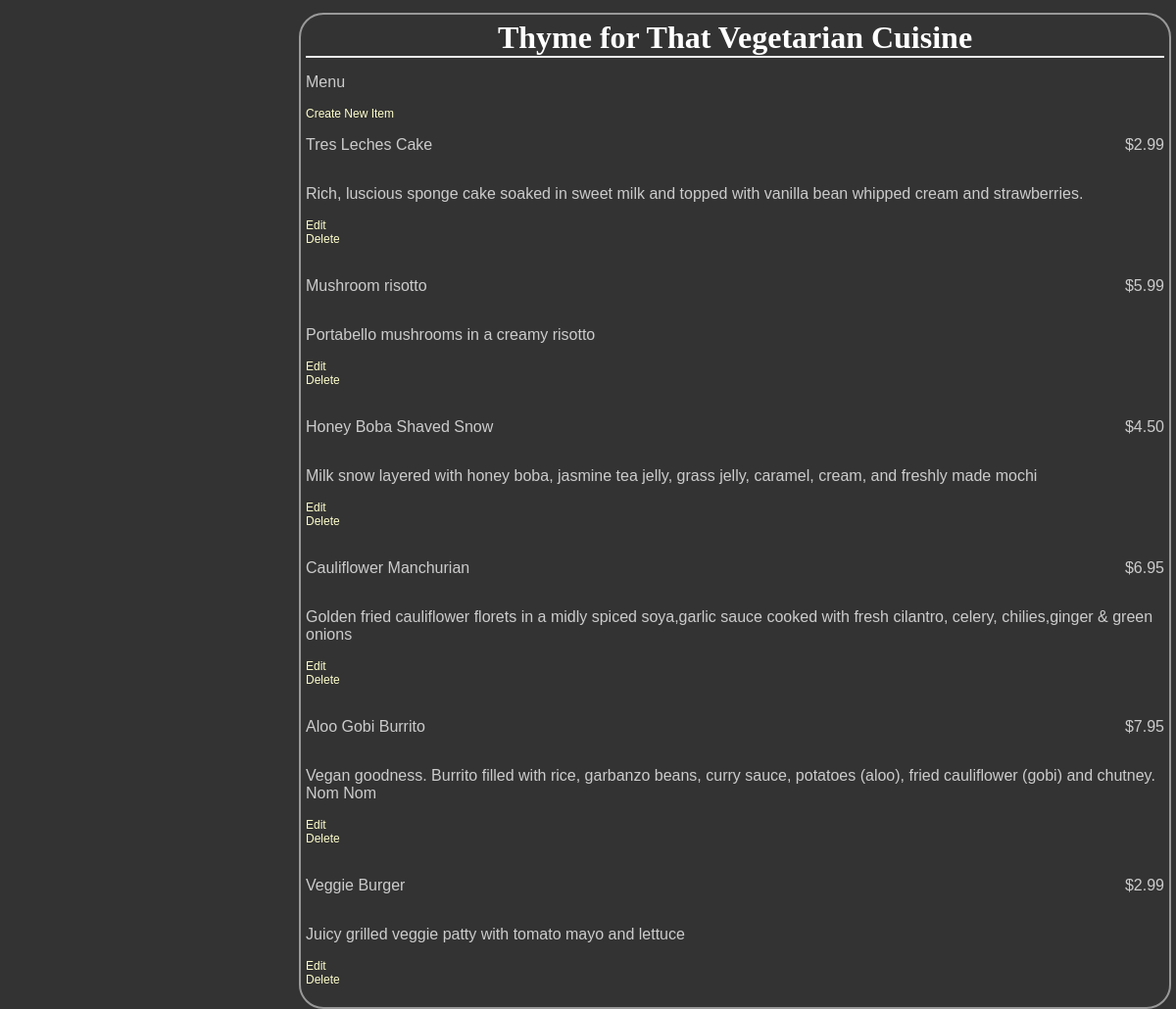
The app's page /restaurants/8/, older data.
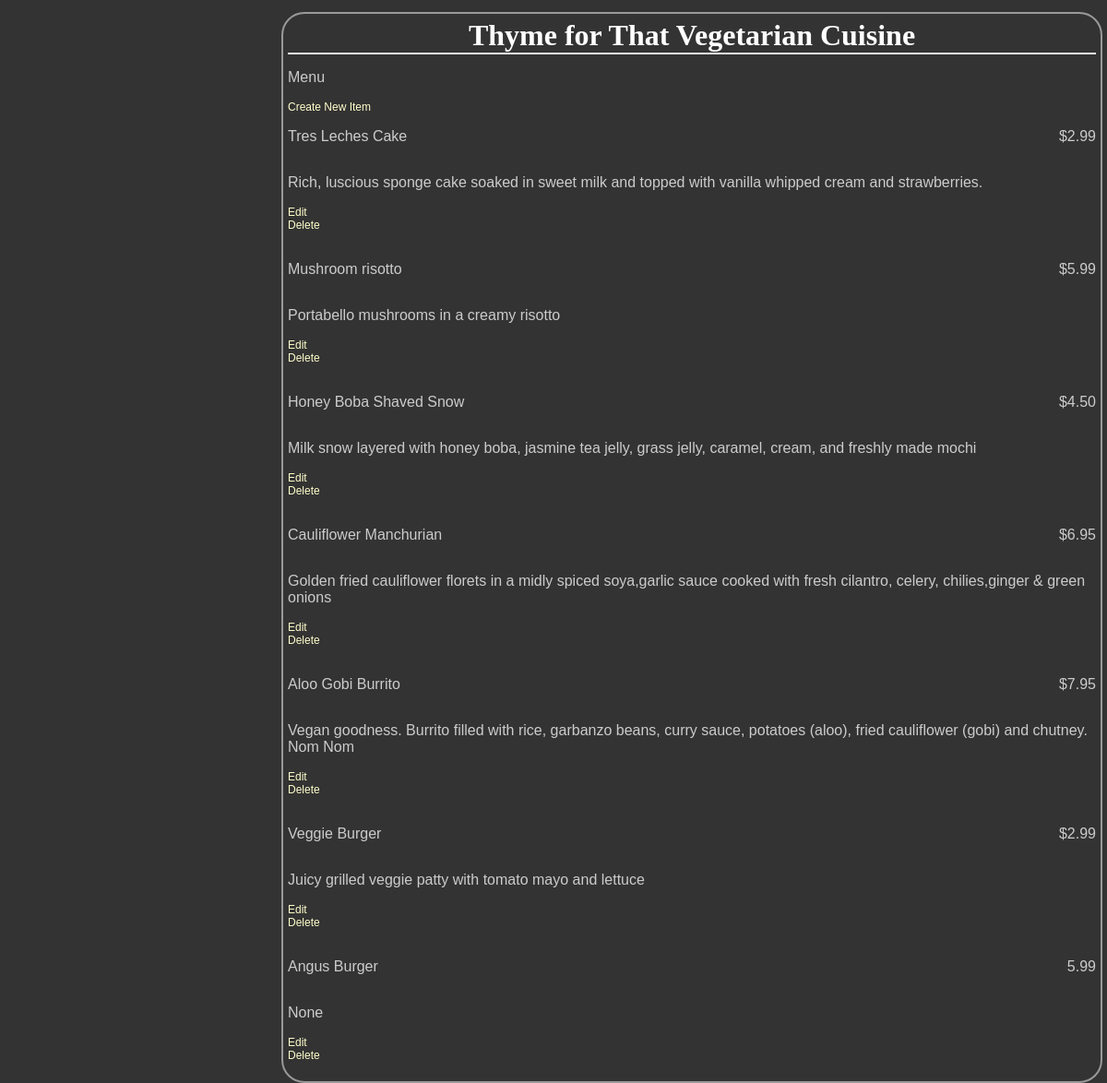
The same page, newer data.
### db_setup.py (models this page shows, shortened)
class Restaurant(Base):
    __tablename__ = 'restaurant'
    rid = Column(Integer, primary_key=True)
    name = Column(String(250), nullable=False)

class MenuItem(Base):
    __tablename__ = 'menu_item'
    name = Column(String(80), nullable=False)
    mid = Column(Integer, primary_key=True)
    description = Column(String(250))
    price = Column(String(8))
    course = Column(String(250))
    restaurant_id = Column(Integer, ForeignKey('restaurant.rid'))
    restaurant = relationship(Restaurant)

### project.py (the view)
@app.route('/restaurants/<int:restaurant_id>/')
def restaurantMenu(restaurant_id):
    restaurant = session.query(Restaurant).filter_by(rid = restaurant_id).one()
    items = session.query(MenuItem).filter_by(restaurant_id = restaurant.rid)
    return render_template('menu.html', restaurant = restaurant, items = items)

### templates/menu.html (shortened to what this page needs)
<html>
<head>
	<link rel=stylesheet type=text/css href="{{ url_for('static', filename='styles.css') }}">
	</head>
<body>
<div class = 'pane'>
		<div class = 'header'>
		<h1>{{ restaurant.name }}</h1>
	</div>
<p>Menu</p>
<a href='{{url_for('newMenuItem', restaurant_id = restaurant.rid) }}'>Create New Item</a>
{% for i in items %}
<div>
    <div class = 'nameAndPrice'>
		<span class = 'name'><p>{{i.name}}</p></span>
		<span class = 'price'>
		<p>{{i.price}} </p>
	</span>
	</div>
	<div class = 'description'>
		<p>{{i.description}}</p>
	</div>
	<div class = "editdeletepane">
	<a href='{{url_for('editMenuItem', restaurant_id = restaurant.rid, menu_id = i.mid) }}'>Edit</a>
	<a href = '{{url_for('deleteMenuItem', restaurant_id = restaurant.rid, menu_id = i.mid ) }}'>Delete</a>
	</div>
{% endfor %}
</div>
</div>
</body>
</html>

### static/styles.css (style rules this page uses)
body { font-family: sans-serif; background-image: url('img3.jpg'); background-color: #333333 }
h1, h2, h3, h4 { color: #FFFFFF; }
h1, h2 { font-family: 'Georgia', serif; margin: 0; }
h1 { border-bottom: 2px solid #eee; }
p, dd, dt { color: #CCCCCC; }
a { text-decoration: none; color:#FFFFCC; font-size: .75em; }
.pane { position:absolute; left: 25%; border: 2px solid; border-radius: 25px; padding: 5px; margin: 5px; border-color: #999999; background-color: #333333 }
.header { left:50%; text-align: center; }
.name { width:50%;display: inline-block; float: center; }
.price { text-align: right; width:50%; float: right; }

Row changes from the older to the newer data that the page shows:
changed MenuItem "Tres Leches Cake": description "Rich, luscious sponge cake soaked in sweet milk and topped with vanilla bean whipped cream and strawberries." → "Rich, luscious sponge cake soaked in sweet milk and topped with vanilla whipped cream and strawberries."
added MenuItem: name "Angus Burger", price "5.99", description "None"
